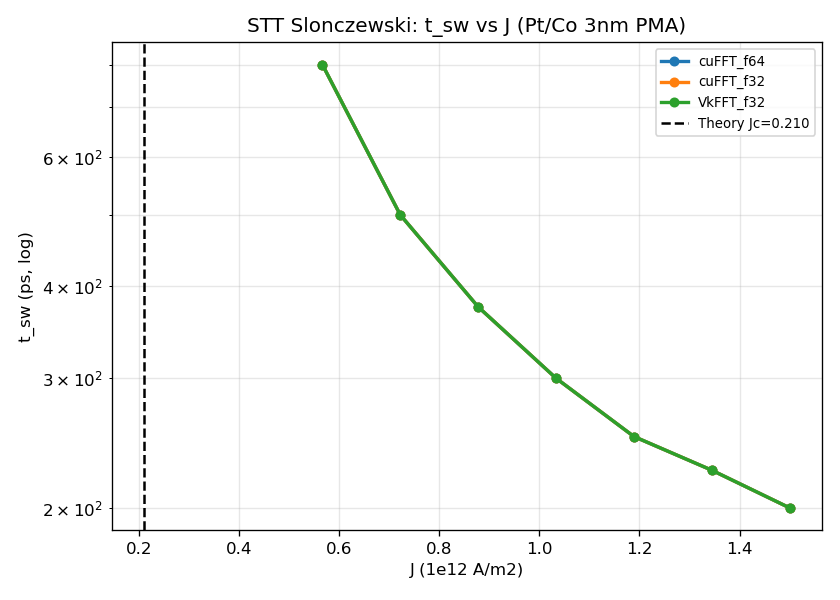

Write the Python code that produced this figure.
"""
Notebook 42: STT Slonczewski Switching -- Build Comparison
Pt/Co macrospin (1x1x1, 3 nm), CPP-STT, sweep J, measure J_c and t_sw.
Runs across CS cuFFT f64 / f32 / VkFFT f32 + mumax3.
"""
import sys, os, pathlib, time, json
import numpy as np
sys.path.insert(0, str(pathlib.Path(__file__).parent))
import bench_utils as bu
sys.stdout.reconfigure(encoding="utf-8")

MX3_STT = pathlib.Path(__file__).parent / "mx3" / "stt_switching.mx3"
mu0 = bu.MU0; mu_B = 9.274e-24; e_ch = 1.6022e-19; hbar = 1.0546e-34
Ms=580e3; A=15e-12; K=0.5e6; alpha=0.02; d=3e-9; P=0.5
mu0_Heff    = 2*K/Ms - mu0*Ms
J_c_theory  = 2*e_ch*alpha*Ms*d*mu0_Heff/(hbar*P)
J_VALS      = np.linspace(0.1e12, 1.5e12, 10)
DT = 5e-14; N_MAX = int(2e-9/DT); CHECK = 500

print("=" * 70)
print("Notebook 42: STT Slonczewski -- Build Comparison")
print(f"  Pt/Co 3 nm, Ms={Ms/1e3:.0f} kA/m, K={K/1e6:.1f} MJ/m3, alpha={alpha}, P={P}")
print(f"  Theory J_c = {J_c_theory/1e12:.3f} e12 A/m2")
print("=" * 70)


def run_cs(build_label):
    mm  = bu.load_mm(build_label)
    g   = mm.StructuredGrid(1, 1, 1, d, d, d)
    mat = mm.Material()
    mat.Ms=Ms; mat.A_exchange=A; mat.K_uniaxial=K
    mat.easy_axis=mm.Vec3(0,0,1); mat.alpha=alpha
    demag   = mm.DemagFieldGPU(g)
    aniso   = mm.UniaxialAnisotropyFieldGPU(g)
    stt     = mm.SlonczewskiSTTGPU(g, 1e12, P, d, mm.Vec3(0,0,1), 0.0)
    fields  = mm.FieldSumGPU(); fields.add(aniso)
    torques = mm.SpinTorqueSumGPU(); torques.add(stt)
    a0 = np.zeros((1,1,1,3)); a0[0,0,0] = [np.sin(np.deg2rad(5)),0,np.cos(np.deg2rad(5))]
    m0 = mm.VectorField3D(g); mm.from_numpy(m0, a0)
    t0_all = time.perf_counter()
    t_sw_list, mz_list = [], []
    for J in J_VALS:
        stt.J = J
        # HeunIntegratorGPU at T=0 (deterministic, avoids CUDA graph capture issues)
        heun = mm.HeunIntegratorGPU(g, DT, 0)
        heun.upload(m0)
        t_sw = None
        for step in range(0, N_MAX, CHECK):
            for _ in range(CHECK):
                heun.step(mat, demag, fields, 0.0, torques)
            tmp = mm.VectorField3D(g); heun.download(tmp)
            mz = float(mm.to_numpy(tmp)[0,0,0,2])
            if mz < -0.5 and t_sw is None:
                t_sw = (step + CHECK) * DT; break
        tmp = mm.VectorField3D(g); heun.download(tmp)
        mz_list.append(float(mm.to_numpy(tmp)[0,0,0,2]))
        t_sw_list.append(t_sw)
    wall_ms = (time.perf_counter()-t0_all)*1e3
    sw_idx = next((i for i,t in enumerate(t_sw_list) if t is not None), None)
    J_c_sim = float(J_VALS[sw_idx]) if sw_idx is not None else None
    return {"build": build_label, "wall_ms": wall_ms, "J_c_sim": J_c_sim,
            "J_c_theory": float(J_c_theory),
            "t_sw_list": [float(t*1e12) if t else None for t in t_sw_list],
            "mz_list": [float(v) for v in mz_list],
            "J_vals": J_VALS.tolist()}


results = []
for bl in bu.BUILDS:
    if not bu.BUILDS[bl].exists(): print(f"[SKIP] {bl}"); continue
    print(f"\n--- {bl} ---")
    try:
        r = run_cs(bl); results.append(r)
        Jc = r['J_c_sim']
        print(f"  Wall: {r['wall_ms']:.0f} ms")
        if Jc: print(f"  J_c_sim = {Jc/1e12:.3f} e12 A/m2")
        else:   print(f"  No switching in 2 ns")
        print(f"  J_c_theory = {J_c_theory/1e12:.3f} e12 A/m2")
    except Exception as e:
        print(f"  ERROR: {e}")

print("\n--- mumax3 ---")
mx3r = bu.run_mumax3(MX3_STT, 120)
print(f"  Wall: {mx3r.get('wall_ms'):.0f} ms" if mx3r['ok'] else f"  {mx3r.get('error','failed')}")

print("\n--- mumax+ (Slonczewski STT, Heun fixed dt) ---")
def stt_mumaxplus(mxp):
    import time, numpy as np
    # mumax+ sign convention: jcur_z < 0 drives +z -> -z switching
    t0_all = time.perf_counter()
    t_sw_list, mz_list = [], []
    for J in J_VALS:
        world = mxp.World(cellsize=(d, d, d))
        mag   = mxp.Ferromagnet(world, mxp.Grid((1, 1, 1)))
        mag.msat=Ms; mag.aex=A; mag.alpha=alpha
        mag.ku1=K; mag.anisU=(0, 0, 1)
        mag.enable_slonczewski_torque = True
        mag.enable_zhang_li_torque    = False
        mag.Lambda = 1.0
        mag.jcur = (0, 0, -float(J))   # negative = destabilise +z
        mag.pol  = P
        mag.fixed_layer = (0, 0, 1)
        mag.free_layer_thickness = d
        mag.magnetization = (float(np.sin(np.deg2rad(5))), 0.0, float(np.cos(np.deg2rad(5))))
        world.timesolver.adaptive_timestep = False
        world.timesolver.timestep = DT
        t_sw = None
        for step in range(0, N_MAX, CHECK):
            world.timesolver.run(CHECK * DT)
            mz = mag.magnetization.average()[2]
            if mz < -0.5 and t_sw is None:
                t_sw = (step + CHECK) * DT; break
        mz_list.append(float(mag.magnetization.average()[2]))
        t_sw_list.append(t_sw)
    wall_ms = (time.perf_counter() - t0_all) * 1e3
    sw_idx = next((i for i, t in enumerate(t_sw_list) if t is not None), None)
    J_c_sim = float(J_VALS[sw_idx]) if sw_idx is not None else None
    return {"wall_ms": wall_ms, "J_c_sim": J_c_sim,
            "t_sw_list": [float(t*1e12) if t else None for t in t_sw_list],
            "mz_list": [float(v) for v in mz_list]}

mxpr = bu.run_mumaxplus(stt_mumaxplus, timeout_s=300)
if mxpr["ok"]:
    print(f"  Wall: {mxpr['wall_ms']:.0f} ms")
    Jc = mxpr["J_c_sim"]
    print(f"  J_c_sim = {Jc/1e12:.3f} e12 A/m2" if Jc else "  No switching")
else:
    print(f"  {mxpr.get('error','failed')}")

print("\n" + "="*70)
print("SUMMARY -- STT Slonczewski Switching (Pt/Co macrospin)")
rows = [["Theory", "-", f"{J_c_theory/1e12:.3f}", "-"]]
for r in results:
    Jc = r['J_c_sim']
    rows.append([r['build'], f"{r['wall_ms']:.0f}",
                 f"{Jc/1e12:.3f}" if Jc else "N/A", "-"])
if mx3r['ok'] and mx3r.get('wall_ms'):
    rows.append(["mumax3", f"{mx3r['wall_ms']:.0f}", "-", "-"])
if mxpr["ok"]:
    Jc = mxpr["J_c_sim"]
    rows.append(["mumax+", f"{mxpr['wall_ms']:.0f}",
                 f"{Jc/1e12:.3f}" if Jc else "N/A", "neg jcur_z"])
bu.print_table(rows, ["Build", "wall_ms", "J_c (1e12 A/m2)", "note"])

out = {"scenario": "STT Slonczewski Macrospin", "cs": results,
       "mumax3_wall_ms": mx3r.get("wall_ms"), "mumaxplus": mxpr}
(pathlib.Path(__file__).parent/"42_results.json").write_text(
    json.dumps(out, indent=2, default=str), encoding="utf-8")

try:
    import matplotlib; matplotlib.use('Agg')
    import matplotlib.pyplot as plt
    fig, ax = plt.subplots(figsize=(7, 5))
    colors = ["C0", "C1", "C2"]
    for r, c in zip(results, colors):
        J_arr = np.array(r['J_vals'])/1e12
        t_arr = [t if t else np.nan for t in r['t_sw_list']]
        mask  = ~np.isnan(t_arr)
        if mask.any():
            ax.semilogy(J_arr[mask], np.array(t_arr)[mask], 'o-', color=c,
                        label=r['build'], lw=2, ms=5)
    ax.axvline(J_c_theory/1e12, color='k', ls='--', lw=1.5,
               label=f"Theory Jc={J_c_theory/1e12:.3f}")
    ax.set_xlabel("J (1e12 A/m2)"); ax.set_ylabel("t_sw (ps, log)")
    ax.set_title("STT Slonczewski: t_sw vs J (Pt/Co 3nm PMA)")
    ax.legend(fontsize=8); ax.grid(alpha=0.3, which='both')
    plt.tight_layout()
    plt.savefig(str(pathlib.Path(__file__).parent/"42_stt_comparison.png"), dpi=120)
    print("\nPlot: 42_stt_comparison.png")
except Exception as e:
    print(f"Plot error: {e}")
